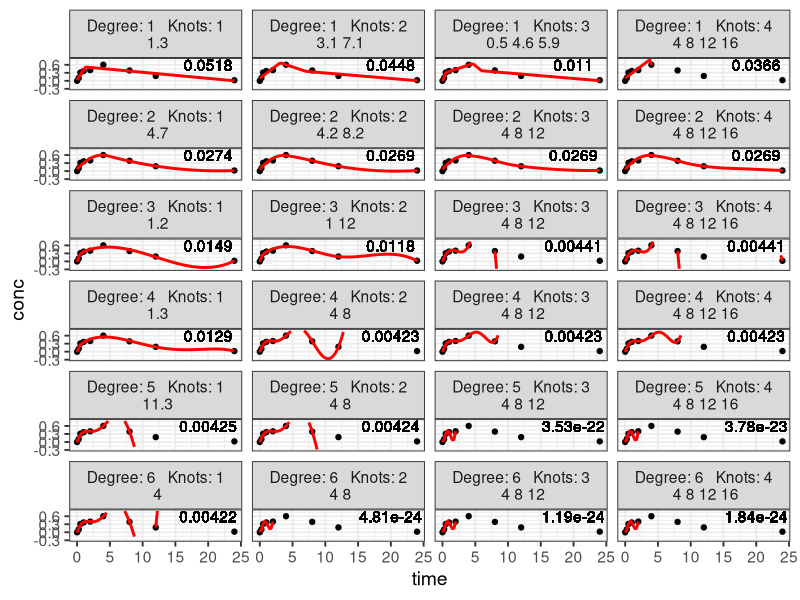

The R source for this figure: (Note: this script raises an error after producing the figure.)
# Remove all current objects in the workspace
  rm(list = ls(all = TRUE))
  set.seed(123)

#  So, consider the following dataset, with the following spline regression,
  library(splines)
  library(ggplot2)
  library(plyr)
  library(stringr)

# Set ggplot2 theme
  theme_bw2 <- theme_set(theme_bw(base_size = 14))

# -----------------------------------------------------------------------------
# Create a function to create a spline with limited predictions
  predict.spline.func <- function(x) {
    time <- x$X
    conc <- x$Y
    mod <- lm(
      conc ~ bs(time, knots = x$K, degree = x$n)
    )  # lm
    B <- data.frame(time = x$X)
    Y <- predict(mod, newdata = B)
  }

  uber.predict.spline.func <- function(x) {
    time <- x$X
    conc <- x$Y
    mod <- lm(
      conc ~ bs(time, knots = x$K, degree = x$n)
    )  # lm
    B <- data.frame(time = seq(0, 24, by = 0.25))
    Y <- predict(mod, newdata = B)
  }

# -----------------------------------------------------------------------------
# Utility function to be used with knot optimisation code
  knot.func <- function(x) {
    y <- double(length(x))
    for (i in 1:length(x)) {
      y[i] <- sum(x[1:i])
    }
    return(y)
  }

# -----------------------------------------------------------------------------
# Wrapper that calculates residuals to be minimised
  error.spline.func <- function(par, Cobs, time, degree) {
    param <- list(
      X = time,
      Y = Cobs,
      K = knot.func(par),
      n = degree
    )
    Chat <- predict.spline.func(param)
    err <- Cobs-Chat
    squ.err <- err^2
    sse <- sum(squ.err)  # Sum of squared errors to be minimised
    sse
  }

# -----------------------------------------------------------------------------
# Set up the knot optimising function
  which.knots <- function(x, y, max.knots, degree) {
    xmax <- x[which(y == max(y))]
    err <- NULL
    knots <- list(NULL)
    warn <- list(NULL)
    for (i in 1:max.knots) {
      par <- rep(xmax, i)
      opt.res <- optim(
        par,  # Initial parameter estimates
        error.spline.func,  # Fitting function
        # method = "SANN",
        method = "L-BFGS-B", lower = min(x), upper = max(x),
        Cobs = y, time = x, degree = degree  # Function arguments
      )
      err[i] <- opt.res$value
      knots[[i]] <- knot.func(opt.res$par)
    }
    list(
      error = err,
      knots = knots
    )
  }

# -----------------------------------------------------------------------------
# Simulate dataset
  K <- c(5, 10)  # knots
  CL <- 10	# Clearance, 10 L/h
  V <- 50	# Volume of concribution, 50 L
  KA <- 0.5	# Absorption rate constant, h^-1
  ERR <- 0.3	# Standard deviation of error
  dose <- 50	# mg
  times <- seq(from = 0,to = 24,by = 0.25)	# Time sequence for simulating concentrations
  sample.times <- c(0,0.25,0.5,1,2,4,8,12,24)	# Sampling times
  conc <- dose*KA/(V*(KA-(CL/V)))*(exp(-CL/V*times)-exp(-KA*times))*(1+rnorm(n = length(times),mean = 0,sd = ERR))
  sample.conc <- conc[times %in% sample.times]
  onecomp <- data.frame(time = sample.times, conc = sample.conc)

# Determine if there is a difference between degrees
  spline.data <- llply(seq_len(6), function(x) {
    which.knots(onecomp$time, onecomp$conc, 4, x)
  })

  plotdata <- ldply(seq_len(length(spline.data)), function(n) {
    knots <- spline.data[[n]]$knots
    sse.vec <- spline.data[[n]]$error
    ldply(knots, function(K) {
      param <- list(
        X = onecomp$time,
        Y = onecomp$conc,
        K = K,
        n = n
      )
      K.len <- length(K)
      K.vec <- c(K, rep(NULL, length(knots) - K.len))
      sse <- signif(sse.vec[[K.len]], 3)
      out <- data.frame(
        time = seq(from = 0, to = 24, by = 0.25),
        conc = uber.predict.spline.func(param),
        degree = n,
        nknots = length(K),
        error = sse
      )
      for (i in 1:length(knots)) {
        out[[paste0("knot", i)]] <- K.vec[i]
      }
      out
    })
  })

  plotdata$knots <- unlist(
    dlply(plotdata, .(degree, nknots), function(x) {
      K <- unique(x$nknots)
      df.knots <- NULL
      for (i in 1:K) {
        df.knots <- paste(df.knots, round(x[[paste0("knot", i)]], 1))
      }
      df.knots
    })
  )

  plotdata$facet <- factor(
    paste0("Degree: ", plotdata$degree,
      "   Knots: ", plotdata$nknots, "\n",
      plotdata$knots
    )
  )

# Naturally a 6 degree spline fits the data the best but that should be taken
# with a pinch of salt
  plotobj <- ggplot()
  plotobj <- plotobj + geom_point(aes(x = time, y = conc), data = onecomp)
  plotobj <- plotobj + geom_line(aes(x = time, y = conc), data = plotdata, size = 1, colour = "red")
  plotobj <- plotobj + geom_text(aes(x = 20, y = 0.6, label = error), data = plotdata)
  plotobj <- plotobj + scale_y_continuous(lim = c(-0.3, 0.8))
  plotobj <- plotobj + scale_x_continuous(lim = c(0, 24))
  plotobj <- plotobj + facet_wrap(~facet, ncol = 4)
  plotobj

# -----------------------------------------------------------------------------
# Simulate second dataset with more rich sampling
  sample.times <- c(0,0.25,0.5,1,2,3,4,6,8,10,12,18,24)	# Sampling times
  conc <- dose*KA/(V*(KA-(CL/V)))*(exp(-CL/V*times)-exp(-KA*times))*(1+rnorm(n = length(times),mean = 0,sd = ERR))
  sample.conc <- conc[times %in% sample.times]
  onecomp <- data.frame(time = sample.times, conc = sample.conc)

# Determine if there is a difference between degrees
  splines <- llply(seq_len(6), function(x) {
    which.knots(onecomp$time, onecomp$conc, 4, x)
  })




# Naturally a 6 degree spline fits the data the best but that should be taken
# with a pinch of salt
  plotobj <- ggplot()
  plotobj <- plotobj + geom_point(aes(x = time, y = conc), data = onecomp)
  plotobj <- plotobj + geom_line(aes(x = u, y = Y), size = 1, colour = "red")
  plotobj


# -----------------------------------------------------------------------------
